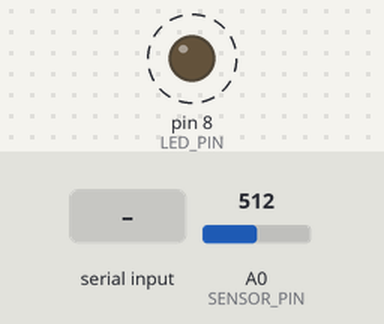
Bench run of a sketch on a simulated Arduino Uno, built with avr-gcc and run on an emulated ATmega328P. Parts: output pins drawn as LEDs (lit = HIGH). Dashed ring = blinking. The inputs (shaded band) are chosen by the test bench; at power-on: A0 (SENSOR_PIN) = 512. What the sketch prints to the serial monitor is not drawn.

Above: at 1.2 s.
1.3 s: "stop\n" received over Serial
Timing chart, 0 to 10.3 s (numbered marks = the images above; inputs shaded):
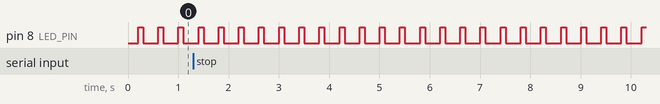

Measured:
- by itself, pin 8 (LED_PIN): alternates HIGH for 0.10 s and LOW for 0.30 s

The sketch:

lab4.ino
```cpp
const int SENSOR_PIN = A0;
const int LED_PIN = 8;
int sensorValue = 0;
bool shouldBlink = false;
String userInput = "";

void setup() {
  Serial.begin(9600);
  pinMode(LED_PIN, OUTPUT);
  Serial.println("System Ready. Type 'stop' to stop blinking.");
}

void loop() {
  sensorValue = analogRead(SENSOR_PIN);
  Serial.print("Brightness: ");
  Serial.println(sensorValue);
  delay(200);

  if (sensorValue >= 220) {
    shouldBlink = true;
  }

  if (shouldBlink) {
    digitalWrite(LED_PIN, HIGH);
    delay(100);
    digitalWrite(LED_PIN, LOW);
    delay(100);
  }

  if (Serial.available() > 0) {
    userInput = Serial.readStringUntil('\n');
    userInput.trim();
    userInput.toLowerCase();

    if (userInput == "stop") {
      shouldBlink = false;
      digitalWrite(LED_PIN, LOW);
      Serial.println("Blinking stopped.");
    }
  }
}
```
